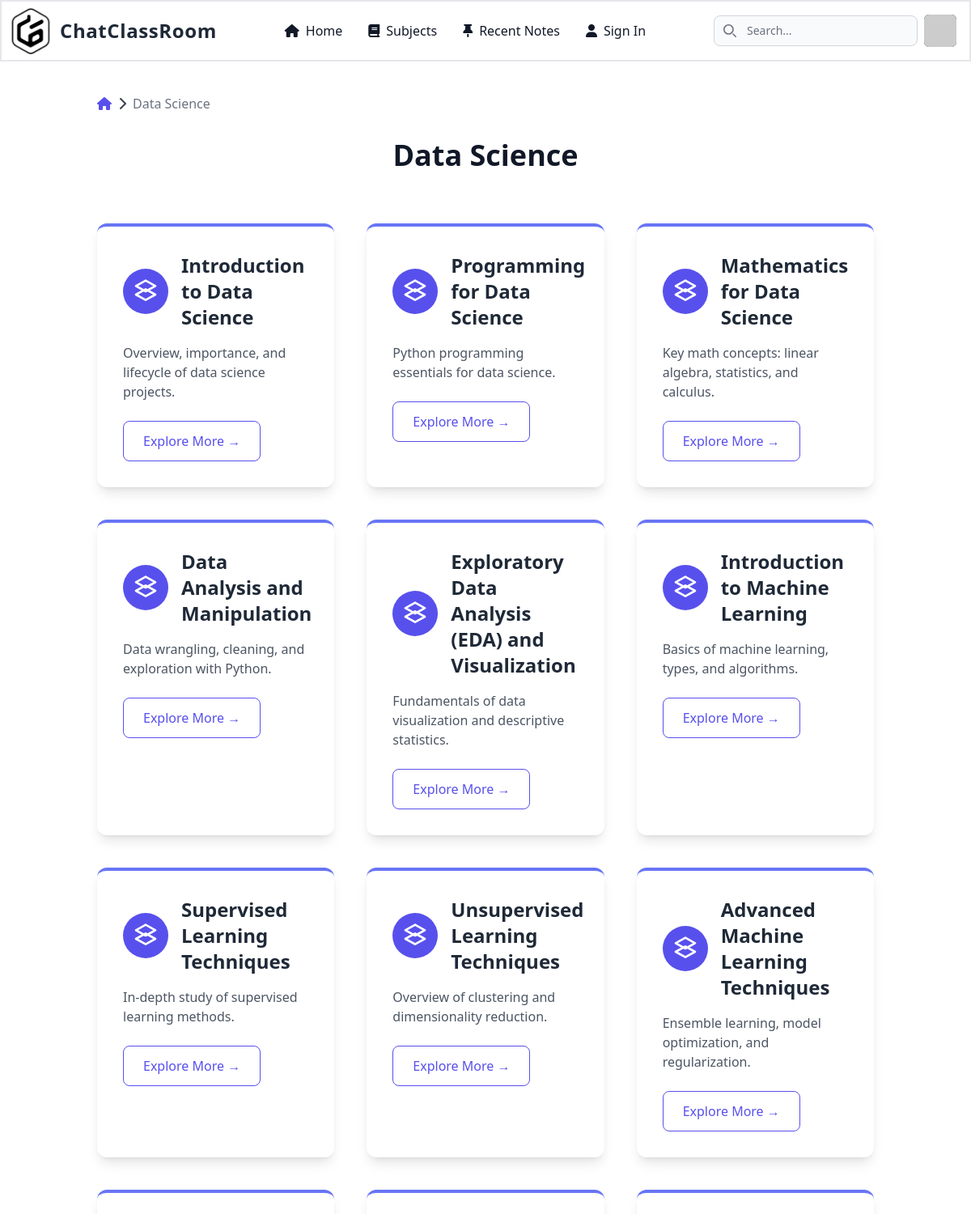
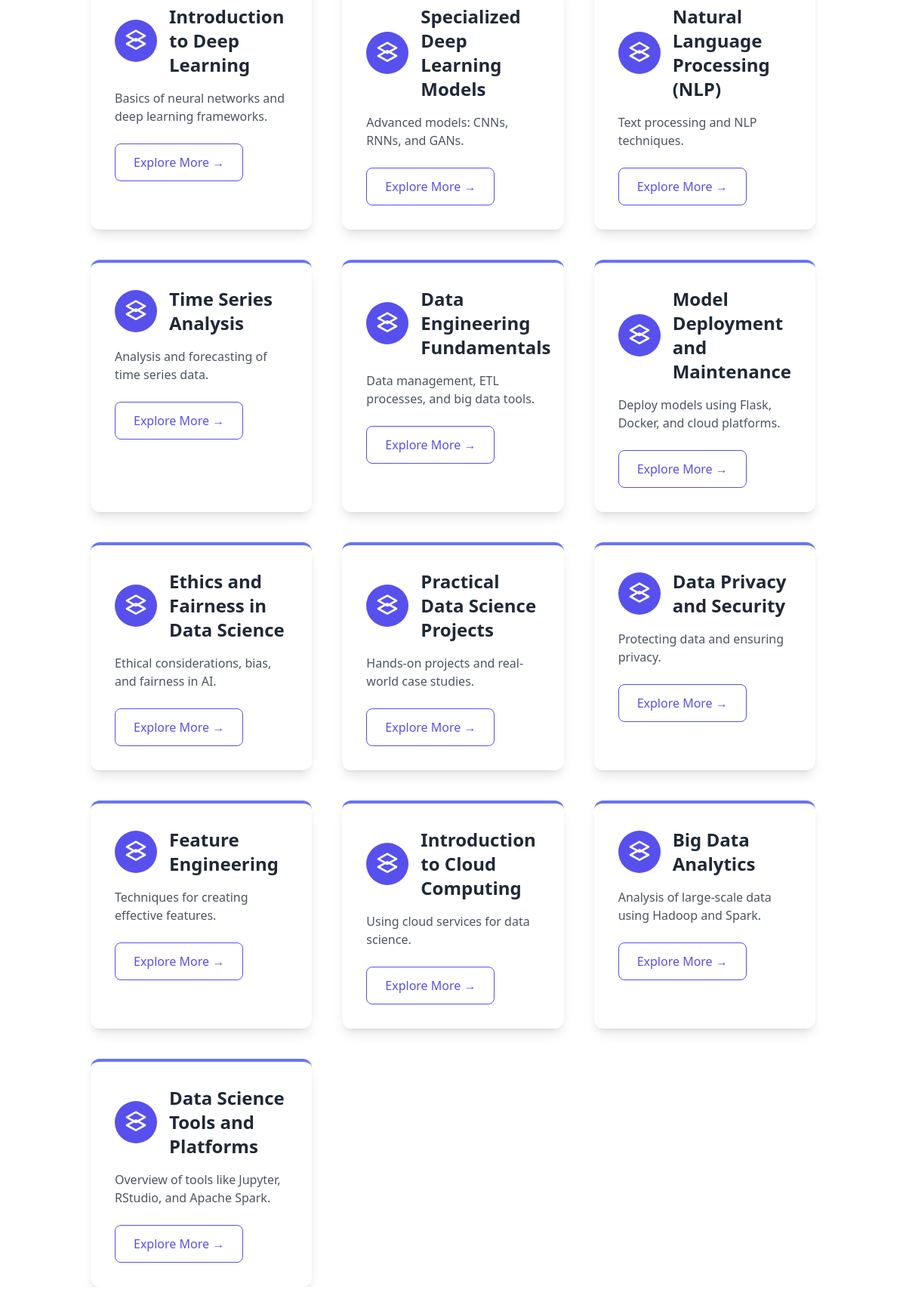
The app's page /topics/data-science/ with its own data (2 pictures, top to bottom).
### main/models.py (models this page shows, shortened)
class Subject(models.Model):
    name = models.CharField(max_length=255)
    description = models.TextField(blank=True, null=True, default="IDk")
    auto_slug = AutoSlugField(populate_from='name', unique=True, blank=True, max_length=255)

class Topic(models.Model):
    subject = models.ForeignKey(Subject, on_delete=models.CASCADE, related_name='topics')
    name = models.CharField(max_length=255)
    description = models.TextField(blank=True, null=True)
    auto_slug = AutoSlugField(populate_from='name', unique=True, blank=True, max_length=255)

### main/views.py (the view)
# urls.py: path('topics/<str:slug>/', views.topics, name='topics'),
def topics(request, slug):
    subject = get_object_or_404(Subject, auto_slug=slug)
    topics = subject.topics.all()
    return render(request, 'topics.html', {'subject': subject, 'topics': topics})

### main/templates/topics.html (shortened to what this page needs)
{% extends 'base.html' %}
{% load static %}
{% block content %}
<section id="subjects" class="my-10 px-4 lg:px-0">
    <div class="container mx-auto px-6 w-full overflow-x-auto">
        <div class="mb-8">
            <nav class="text-gray-700">
                <ol class="flex items-center space-x-2">
                    <li>
                        <a href="{% url 'subjects' %}" class="text-indigo-600 hover:text-indigo-800 transition-colors duration-300 flex items-center">
                            <i class="fas fa-home"></i>
                        </a>
                    </li>
                    <li class="flex items-center">
                        <i class="fas fa-chevron-right"></i>
                        <span class="text-gray-500 px-2">{{ subject.name }}</span>
                    </li>
                </ol>
            </nav>
        </div>
        <h2 class="text-4xl font-extrabold text-center mb-16 text-gray-900 fade-in-up">{{ subject.name }}</h2>
        <div class="grid grid-cols-1 sm:grid-cols-2 lg:grid-cols-3 gap-10">
            {% for topic in topics %}
            <div class="bg-white p-8 rounded-xl shadow-lg transform transition-transform duration-300 hover:scale-105 hover:shadow-2xl cursor-pointer group border-t-4 border-indigo-500 hover:border-indigo-700">
                <div class="flex items-center mb-4">
                    <div class="bg-indigo-600 text-white p-3 rounded-full mr-4 group-hover:bg-indigo-800 transition-colors duration-300">
                        <svg xmlns="http://www.w3.org/2000/svg" class="h-8 w-8" fill="none" viewBox="0 0 24 24" stroke="currentColor">
                            <path stroke-linecap="round" stroke-linejoin="round" stroke-width="2" d="M12 20l9-5-9-5-9 5 9 5z" />
                            <path stroke-linecap="round" stroke-linejoin="round" stroke-width="2" d="M12 12l9-5-9-5-9 5 9 5z" />
                        </svg>
                    </div>
                    <h3 class="text-2xl font-semibold text-gray-800">{{ topic.name }}</h3>
                </div>
                <p class="text-gray-600 mb-6">{{ topic.description }}</p>
                <a href="{% url 'topic_detail' subject.auto_slug topic.auto_slug %}" class="inline-block px-6 py-3 text-indigo-600 font-medium border border-indigo-600 rounded-lg group-hover:bg-indigo-600 group-hover:text-white transition-colors duration-300">Explore More &rarr;</a>
            </div>
            {% endfor %}
        </div>
    </div>
</section>
{% endblock %}

### main/templates/topics.html (style rules this page uses)
@media (min-width: 1024px) { .container { padding-left: 2rem; padding-right: 2rem; } }

### records on screen
Subject: name "Data Science"
Topic: name "Introduction to Data Science", description "Overview, importance, and lifecycle of data science projects."
Topic: name "Programming for Data Science", description "Python programming essentials for data science."
Topic: name "Mathematics for Data Science", description "Key math concepts: linear algebra, statistics, and calculus."
Topic: name "Data Analysis and Manipulation", description "Data wrangling, cleaning, and exploration with Python."
Topic: name "Exploratory Data Analysis (EDA) and Visualization", description "Fundamentals of data visualization and descriptive statistics."
Topic: name "Introduction to Machine Learning", description "Basics of machine learning, types, and algorithms."
Topic: name "Supervised Learning Techniques", description "In-depth study of supervised learning methods."
Topic: name "Unsupervised Learning Techniques", description "Overview of clustering and dimensionality reduction."
Topic: name "Advanced Machine Learning Techniques", description "Ensemble learning, model optimization, and regularization."
Topic: name "Introduction to Deep Learning", description "Basics of neural networks and deep learning frameworks."
Topic: name "Specialized Deep Learning Models", description "Advanced models: CNNs, RNNs, and GANs."
Topic: name "Natural Language Processing (NLP)", description "Text processing and NLP techniques."
Topic: name "Time Series Analysis", description "Analysis and forecasting of time series data."
Topic: name "Data Engineering Fundamentals", description "Data management, ETL processes, and big data tools."
Topic: name "Model Deployment and Maintenance", description "Deploy models using Flask, Docker, and cloud platforms."
Topic: name "Ethics and Fairness in Data Science", description "Ethical considerations, bias, and fairness in AI."
Topic: name "Practical Data Science Projects", description "Hands-on projects and real-world case studies."
Topic: name "Data Privacy and Security", description "Protecting data and ensuring privacy."
Topic: name "Feature Engineering", description "Techniques for creating effective features."
Topic: name "Introduction to Cloud Computing", description "Using cloud services for data science."
Topic: name "Big Data Analytics", description "Analysis of large-scale data using Hadoop and Spark."
Topic: name "Data Science Tools and Platforms", description "Overview of tools like Jupyter, RStudio, and Apache Spark."
